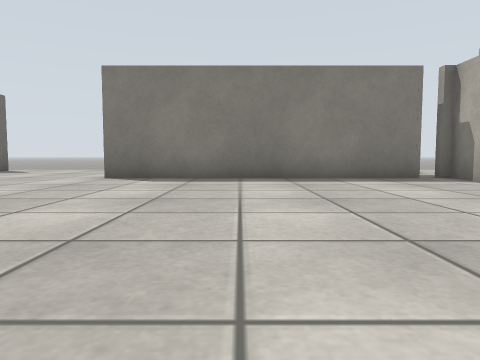
view 1 (above)

24 first-person views from a walk through a world built for the Gazebo simulator. The camera is 0.5 m above the floor, tilts 4° down and sees 70° across. Floor lines are 1 m apart. The floor is counted in squares, 1 m on a side. Each view is taken from the middle of a square. On the plan, view 1 faces up. The plan holds only what a view shows up to about 9 squares ahead; the rest is blank. The place goes on beyond the plan. Surface patterns are stand-ins for the level's own textures.

view 2
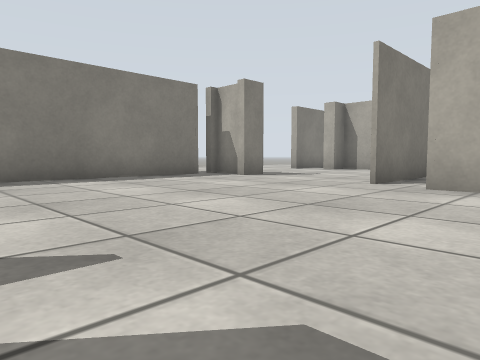

view 3
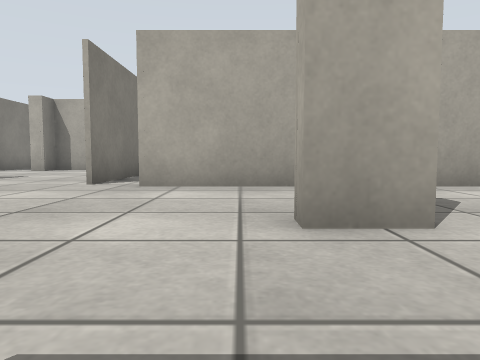

view 4
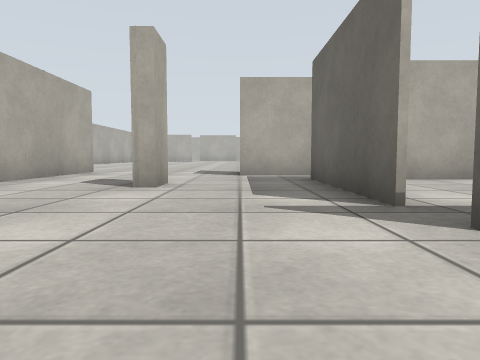

view 5
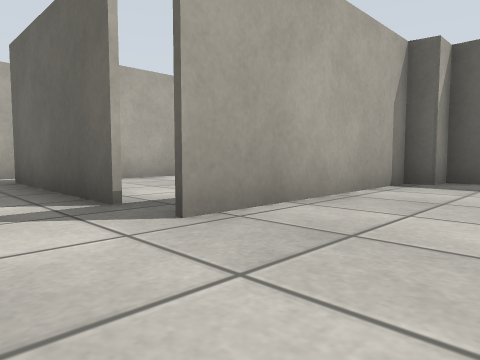

view 6
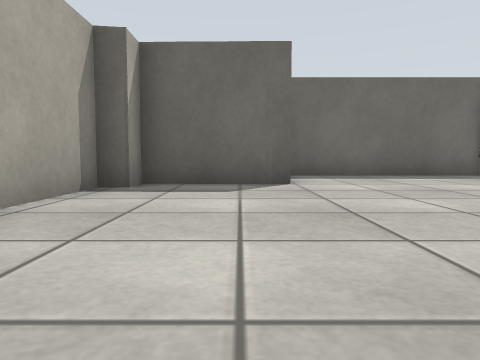

view 7
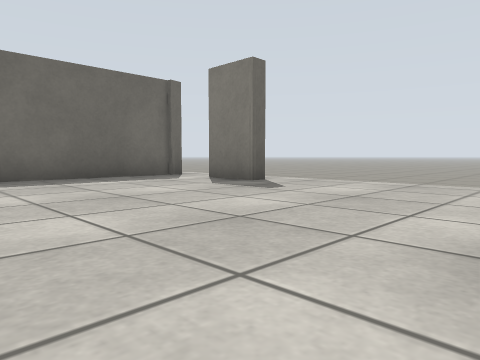

view 8
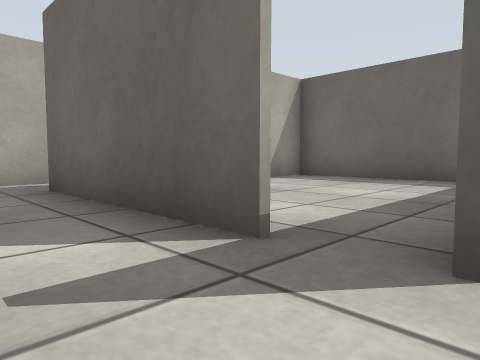

view 9
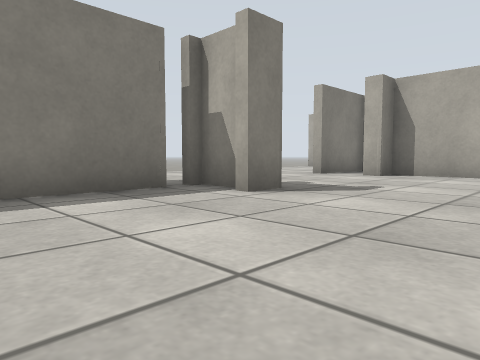

view 10
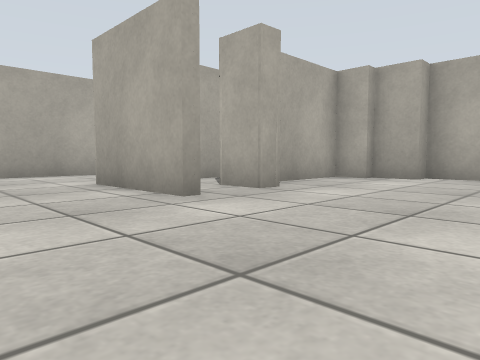

view 11
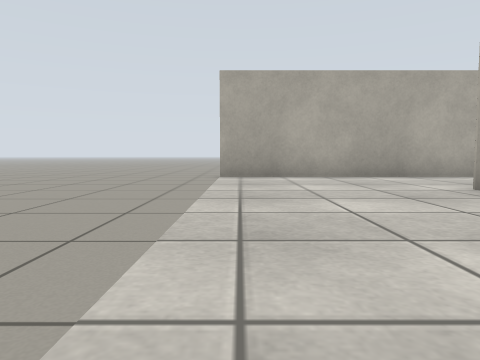

view 12
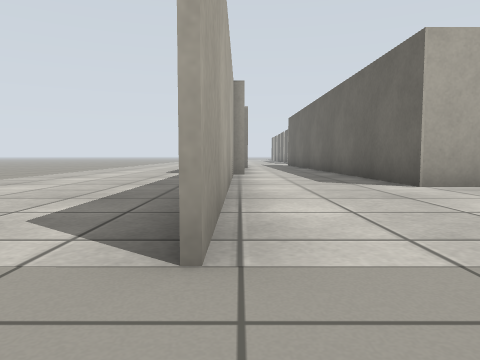

view 13
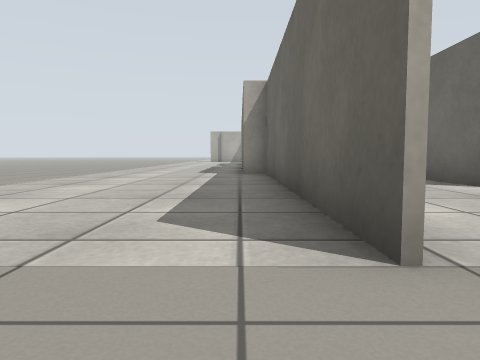

view 14
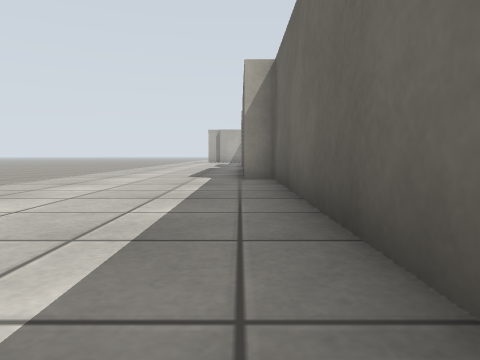

view 15
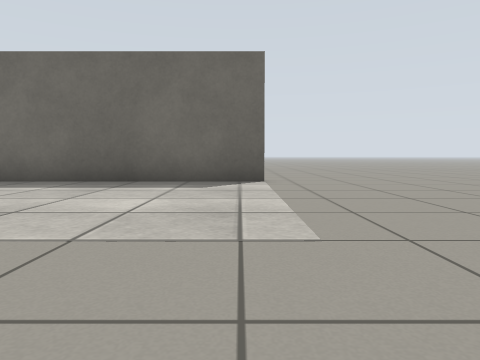

view 16
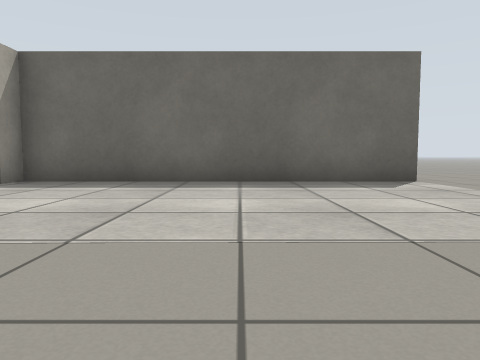

view 17
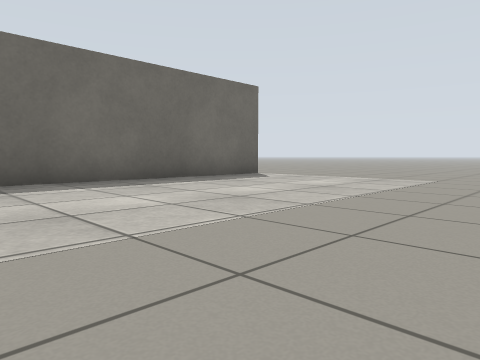

view 18
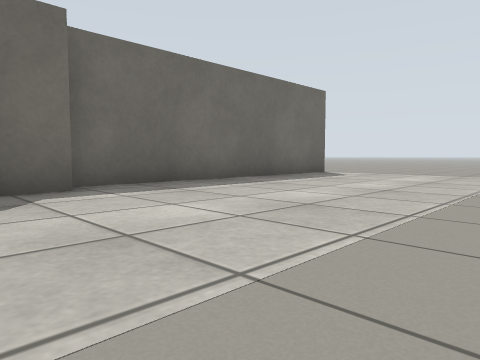

view 19
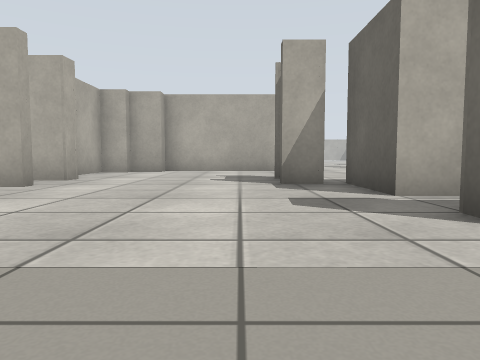

view 20
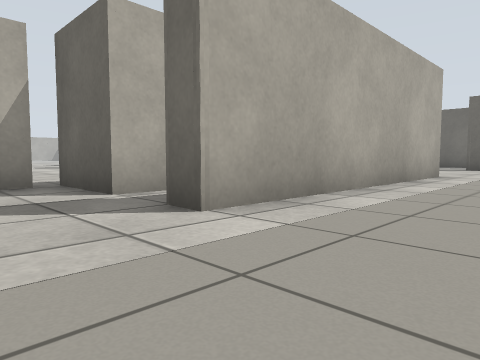

view 21
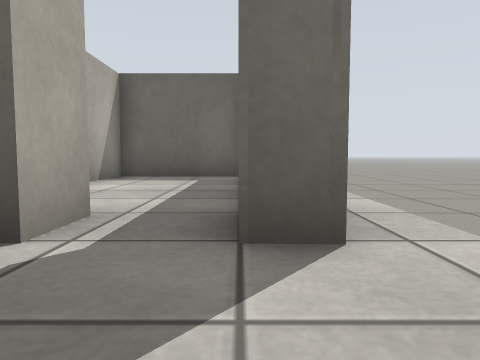

view 22
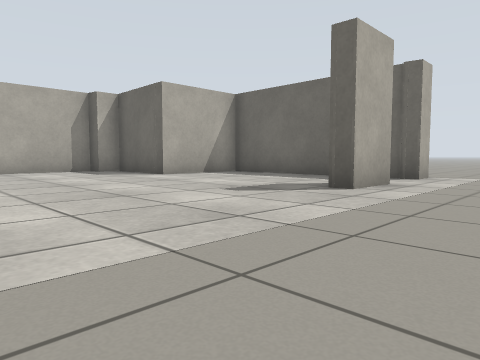

view 23
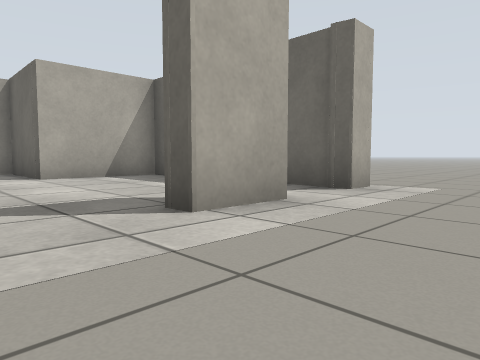

view 24
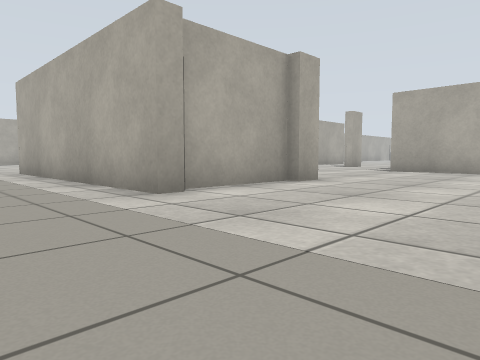

### Floor plan
Points are (right, up) in squares from view 1. A wall is a line through its corners. A room is listed if a view was taken in it or the views show most of it. See-through windows are left out.
Room 1 (views 1, 2, 3, 4, 5, 6, 7, 8, 9, 10, 11, 12, 19, 20, 21, 22, 23, 24)
walls: (0.3, -1.4) (0.3, -0.4) (0.8, -0.4); (3.6, -4.1) (3.6, 1.8); (-3, -3.8) (-1, -3.8); (-2.5, 1.8) (-2.5, -2.5); (7.4, 2.7) (8.5, 2.7); (8.5, 3.2) (9.5, 3.2); (5.2, 6.3) (4.4, 6.3); (4.8, 6.8) (4.8, 7.8); (-7.4, 2.7) (-2.5, 2.7); (4.1, 7.7) (-3.1, 7.7) (-3.1, 8.5); (4.5, 7.9) (5.4, 7.9); (10.2, 3.5) (10.2, 6.6); (-2.8, 8.4) (-2.8, 11); (3.1, 9.7) (4, 9.7) (3.9, 7.7); (9.5, 6.6) (9.5, 7); (9.5, 8.1) (9.5, 8.5) (12.1, 8.5); (-3.1, 11.1) (-3.1, 11.6) (4.1, 11.6) (4.1, 11); (-9.2, 11.6) (-7.8, 11.6) (-7.8, 11.2) (-9.2, 11.2); (-10.9, 11.6) (-10.9, 5.9) (-8.2, 5.9) (-8.3, 3.2); (15.2, 9.6) (15.2, 12.5); (-11.5, 11.6) (-10.8, 11.6) (-10.8, 11.2)
ways out: opening at (13.5, 9.5) to room 2; opening at (15, 13.5) to room 2; opening at (3, 10) to room 3; opening at (-12.5, 11.5); opening at (-3, 2)
Room 2 (views 13, 14, 15, 16, 17, 18)
walls: (15.2, 5.2) (15.2, 9.6); (12.1, 8.5) (12.2, 4.9); (15.3, 12.5) (15.3, 4.7) (15.9, 4.7) (15.9, 3.9)
ways out: opening at (13.5, 9.5) to room 1; opening at (15, 13.5) to room 1
Room 3 (no view inside)
walls: (-2.5, 11) (-2.5, 7.9) (-0.6, 7.9)
ways out: opening at (3, 10) to room 1

Positions as (right, up) in squares from view 1, and headings:
1: (0, 0), facing up
2: (-2, 0), facing up-right
3: (-2, 0), facing right
4: (-1, 5), facing down
5: (-1, 5), facing down-left
6: (-2, 5), facing left
7: (-3, 6), facing up-left
8: (-1, 3), facing down-left
9: (1, 3), facing up-right
10: (6, 11), facing down-right
11: (7, 12), facing right
12: (15, 14), facing down
13: (16, 14), facing down
14: (16, 12), facing down
15: (22, 12), facing left
16: (22, 9), facing left
17: (22, 5), facing up-left
18: (21, 3), facing up-left
19: (6, 14), facing down
20: (6, 14), facing down-left
21: (6, 11), facing left
22: (-3, 14), facing down-left
23: (-6, 14), facing down-left
24: (-7, 14), facing down-right
